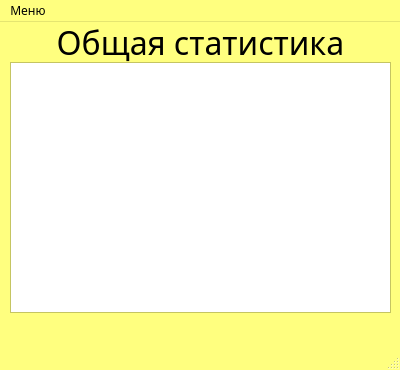
<?xml version="1.0" encoding="UTF-8"?>
<ui version="4.0">
 <class>TeacherWindow</class>
 <widget class="QMainWindow" name="TeacherWindow">
  <property name="geometry">
   <rect>
    <x>0</x>
    <y>0</y>
    <width>400</width>
    <height>370</height>
   </rect>
  </property>
  <property name="palette">
   <palette>
    <active>
     <colorrole role="WindowText">
      <brush brushstyle="SolidPattern">
       <color alpha="255">
        <red>0</red>
        <green>0</green>
        <blue>0</blue>
       </color>
      </brush>
     </colorrole>
     <colorrole role="Button">
      <brush brushstyle="SolidPattern">
       <color alpha="255">
        <red>255</red>
        <green>255</green>
        <blue>127</blue>
       </color>
      </brush>
     </colorrole>
     <colorrole role="Light">
      <brush brushstyle="SolidPattern">
       <color alpha="255">
        <red>255</red>
        <green>255</green>
        <blue>254</blue>
       </color>
      </brush>
     </colorrole>
     <colorrole role="Midlight">
      <brush brushstyle="SolidPattern">
       <color alpha="255">
        <red>255</red>
        <green>255</green>
        <blue>190</blue>
       </color>
      </brush>
     </colorrole>
     <colorrole role="Dark">
      <brush brushstyle="SolidPattern">
       <color alpha="255">
        <red>127</red>
        <green>127</green>
        <blue>63</blue>
       </color>
      </brush>
     </colorrole>
     <colorrole role="Mid">
      <brush brushstyle="SolidPattern">
       <color alpha="255">
        <red>170</red>
        <green>170</green>
        <blue>85</blue>
       </color>
      </brush>
     </colorrole>
     <colorrole role="Text">
      <brush brushstyle="SolidPattern">
       <color alpha="255">
        <red>0</red>
        <green>0</green>
        <blue>0</blue>
       </color>
      </brush>
     </colorrole>
     <colorrole role="BrightText">
      <brush brushstyle="SolidPattern">
       <color alpha="255">
        <red>255</red>
        <green>255</green>
        <blue>255</blue>
       </color>
      </brush>
     </colorrole>
     <colorrole role="ButtonText">
      <brush brushstyle="SolidPattern">
       <color alpha="255">
        <red>0</red>
        <green>0</green>
        <blue>0</blue>
       </color>
      </brush>
     </colorrole>
     <colorrole role="Base">
      <brush brushstyle="SolidPattern">
       <color alpha="255">
        <red>255</red>
        <green>255</green>
        <blue>255</blue>
       </color>
      </brush>
     </colorrole>
     <colorrole role="Window">
      <brush brushstyle="SolidPattern">
       <color alpha="255">
        <red>255</red>
        <green>255</green>
        <blue>127</blue>
       </color>
      </brush>
     </colorrole>
     <colorrole role="Shadow">
      <brush brushstyle="SolidPattern">
       <color alpha="255">
        <red>0</red>
        <green>0</green>
        <blue>0</blue>
       </color>
      </brush>
     </colorrole>
     <colorrole role="AlternateBase">
      <brush brushstyle="SolidPattern">
       <color alpha="255">
        <red>255</red>
        <green>255</green>
        <blue>191</blue>
       </color>
      </brush>
     </colorrole>
     <colorrole role="ToolTipBase">
      <brush brushstyle="SolidPattern">
       <color alpha="255">
        <red>255</red>
        <green>255</green>
        <blue>220</blue>
       </color>
      </brush>
     </colorrole>
     <colorrole role="ToolTipText">
      <brush brushstyle="SolidPattern">
       <color alpha="255">
        <red>0</red>
        <green>0</green>
        <blue>0</blue>
       </color>
      </brush>
     </colorrole>
     <colorrole role="PlaceholderText">
      <brush brushstyle="SolidPattern">
       <color alpha="127">
        <red>0</red>
        <green>0</green>
        <blue>0</blue>
       </color>
      </brush>
     </colorrole>
    </active>
    <inactive>
     <colorrole role="WindowText">
      <brush brushstyle="SolidPattern">
       <color alpha="255">
        <red>0</red>
        <green>0</green>
        <blue>0</blue>
       </color>
      </brush>
     </colorrole>
     <colorrole role="Button">
      <brush brushstyle="SolidPattern">
       <color alpha="255">
        <red>255</red>
        <green>255</green>
        <blue>127</blue>
       </color>
      </brush>
     </colorrole>
     <colorrole role="Light">
      <brush brushstyle="SolidPattern">
       <color alpha="255">
        <red>255</red>
        <green>255</green>
        <blue>254</blue>
       </color>
      </brush>
     </colorrole>
     <colorrole role="Midlight">
      <brush brushstyle="SolidPattern">
       <color alpha="255">
        <red>255</red>
        <green>255</green>
        <blue>190</blue>
       </color>
      </brush>
     </colorrole>
     <colorrole role="Dark">
      <brush brushstyle="SolidPattern">
       <color alpha="255">
        <red>127</red>
        <green>127</green>
        <blue>63</blue>
       </color>
      </brush>
     </colorrole>
     <colorrole role="Mid">
      <brush brushstyle="SolidPattern">
       <color alpha="255">
        <red>170</red>
        <green>170</green>
        <blue>85</blue>
       </color>
      </brush>
     </colorrole>
     <colorrole role="Text">
      <brush brushstyle="SolidPattern">
       <color alpha="255">
        <red>0</red>
        <green>0</green>
        <blue>0</blue>
       </color>
      </brush>
     </colorrole>
     <colorrole role="BrightText">
      <brush brushstyle="SolidPattern">
       <color alpha="255">
        <red>255</red>
        <green>255</green>
        <blue>255</blue>
       </color>
      </brush>
     </colorrole>
     <colorrole role="ButtonText">
      <brush brushstyle="SolidPattern">
       <color alpha="255">
        <red>0</red>
        <green>0</green>
        <blue>0</blue>
       </color>
      </brush>
     </colorrole>
     <colorrole role="Base">
      <brush brushstyle="SolidPattern">
       <color alpha="255">
        <red>255</red>
        <green>255</green>
        <blue>255</blue>
       </color>
      </brush>
     </colorrole>
     <colorrole role="Window">
      <brush brushstyle="SolidPattern">
       <color alpha="255">
        <red>255</red>
        <green>255</green>
        <blue>127</blue>
       </color>
      </brush>
     </colorrole>
     <colorrole role="Shadow">
      <brush brushstyle="SolidPattern">
       <color alpha="255">
        <red>0</red>
        <green>0</green>
        <blue>0</blue>
       </color>
      </brush>
     </colorrole>
     <colorrole role="AlternateBase">
      <brush brushstyle="SolidPattern">
       <color alpha="255">
        <red>255</red>
        <green>255</green>
        <blue>191</blue>
       </color>
      </brush>
     </colorrole>
     <colorrole role="ToolTipBase">
      <brush brushstyle="SolidPattern">
       <color alpha="255">
        <red>255</red>
        <green>255</green>
        <blue>220</blue>
       </color>
      </brush>
     </colorrole>
     <colorrole role="ToolTipText">
      <brush brushstyle="SolidPattern">
       <color alpha="255">
        <red>0</red>
        <green>0</green>
        <blue>0</blue>
       </color>
      </brush>
     </colorrole>
     <colorrole role="PlaceholderText">
      <brush brushstyle="SolidPattern">
       <color alpha="127">
        <red>0</red>
        <green>0</green>
        <blue>0</blue>
       </color>
      </brush>
     </colorrole>
    </inactive>
    <disabled>
     <colorrole role="WindowText">
      <brush brushstyle="SolidPattern">
       <color alpha="255">
        <red>127</red>
        <green>127</green>
        <blue>63</blue>
       </color>
      </brush>
     </colorrole>
     <colorrole role="Button">
      <brush brushstyle="SolidPattern">
       <color alpha="255">
        <red>255</red>
        <green>255</green>
        <blue>127</blue>
       </color>
      </brush>
     </colorrole>
     <colorrole role="Light">
      <brush brushstyle="SolidPattern">
       <color alpha="255">
        <red>255</red>
        <green>255</green>
        <blue>254</blue>
       </color>
      </brush>
     </colorrole>
     <colorrole role="Midlight">
      <brush brushstyle="SolidPattern">
       <color alpha="255">
        <red>255</red>
        <green>255</green>
        <blue>190</blue>
       </color>
      </brush>
     </colorrole>
     <colorrole role="Dark">
      <brush brushstyle="SolidPattern">
       <color alpha="255">
        <red>127</red>
        <green>127</green>
        <blue>63</blue>
       </color>
      </brush>
     </colorrole>
     <colorrole role="Mid">
      <brush brushstyle="SolidPattern">
       <color alpha="255">
        <red>170</red>
        <green>170</green>
        <blue>85</blue>
       </color>
      </brush>
     </colorrole>
     <colorrole role="Text">
      <brush brushstyle="SolidPattern">
       <color alpha="255">
        <red>127</red>
        <green>127</green>
        <blue>63</blue>
       </color>
      </brush>
     </colorrole>
     <colorrole role="BrightText">
      <brush brushstyle="SolidPattern">
       <color alpha="255">
        <red>255</red>
        <green>255</green>
        <blue>255</blue>
       </color>
      </brush>
     </colorrole>
     <colorrole role="ButtonText">
      <brush brushstyle="SolidPattern">
       <color alpha="255">
        <red>127</red>
        <green>127</green>
        <blue>63</blue>
       </color>
      </brush>
     </colorrole>
     <colorrole role="Base">
      <brush brushstyle="SolidPattern">
       <color alpha="255">
        <red>255</red>
        <green>255</green>
        <blue>127</blue>
       </color>
      </brush>
     </colorrole>
     <colorrole role="Window">
      <brush brushstyle="SolidPattern">
       <color alpha="255">
        <red>255</red>
        <green>255</green>
        <blue>127</blue>
       </color>
      </brush>
     </colorrole>
     <colorrole role="Shadow">
      <brush brushstyle="SolidPattern">
       <color alpha="255">
        <red>0</red>
        <green>0</green>
        <blue>0</blue>
       </color>
      </brush>
     </colorrole>
     <colorrole role="AlternateBase">
      <brush brushstyle="SolidPattern">
       <color alpha="255">
        <red>255</red>
        <green>255</green>
        <blue>127</blue>
       </color>
      </brush>
     </colorrole>
     <colorrole role="ToolTipBase">
      <brush brushstyle="SolidPattern">
       <color alpha="255">
        <red>255</red>
        <green>255</green>
        <blue>220</blue>
       </color>
      </brush>
     </colorrole>
     <colorrole role="ToolTipText">
      <brush brushstyle="SolidPattern">
       <color alpha="255">
        <red>0</red>
        <green>0</green>
        <blue>0</blue>
       </color>
      </brush>
     </colorrole>
     <colorrole role="PlaceholderText">
      <brush brushstyle="SolidPattern">
       <color alpha="127">
        <red>127</red>
        <green>127</green>
        <blue>63</blue>
       </color>
      </brush>
     </colorrole>
    </disabled>
   </palette>
  </property>
  <property name="font">
   <font>
    <family>Agency FB</family>
   </font>
  </property>
  <property name="windowTitle">
   <string>MainWindow</string>
  </property>
  <widget class="QWidget" name="centralwidget">
   <widget class="QLabel" name="label">
    <property name="geometry">
     <rect>
      <x>0</x>
      <y>0</y>
      <width>401</width>
      <height>41</height>
     </rect>
    </property>
    <property name="font">
     <font>
      <family>Academy Engraved LET</family>
      <pointsize>24</pointsize>
     </font>
    </property>
    <property name="text">
     <string>Общая статистика</string>
    </property>
    <property name="alignment">
     <set>Qt::AlignCenter</set>
    </property>
   </widget>
   <widget class="QTableWidget" name="tableWidget">
    <property name="geometry">
     <rect>
      <x>10</x>
      <y>40</y>
      <width>381</width>
      <height>251</height>
     </rect>
    </property>
   </widget>
  </widget>
  <widget class="QMenuBar" name="menubar">
   <property name="geometry">
    <rect>
     <x>0</x>
     <y>0</y>
     <width>400</width>
     <height>20</height>
    </rect>
   </property>
   <widget class="QMenu" name="menu">
    <property name="title">
     <string>Меню</string>
    </property>
    <addaction name="action"/>
   </widget>
   <addaction name="menu"/>
  </widget>
  <widget class="QStatusBar" name="statusbar"/>
  <action name="action">
   <property name="text">
    <string>Выйти из аккаунта</string>
   </property>
  </action>
 </widget>
 <resources/>
 <connections/>
</ui>
